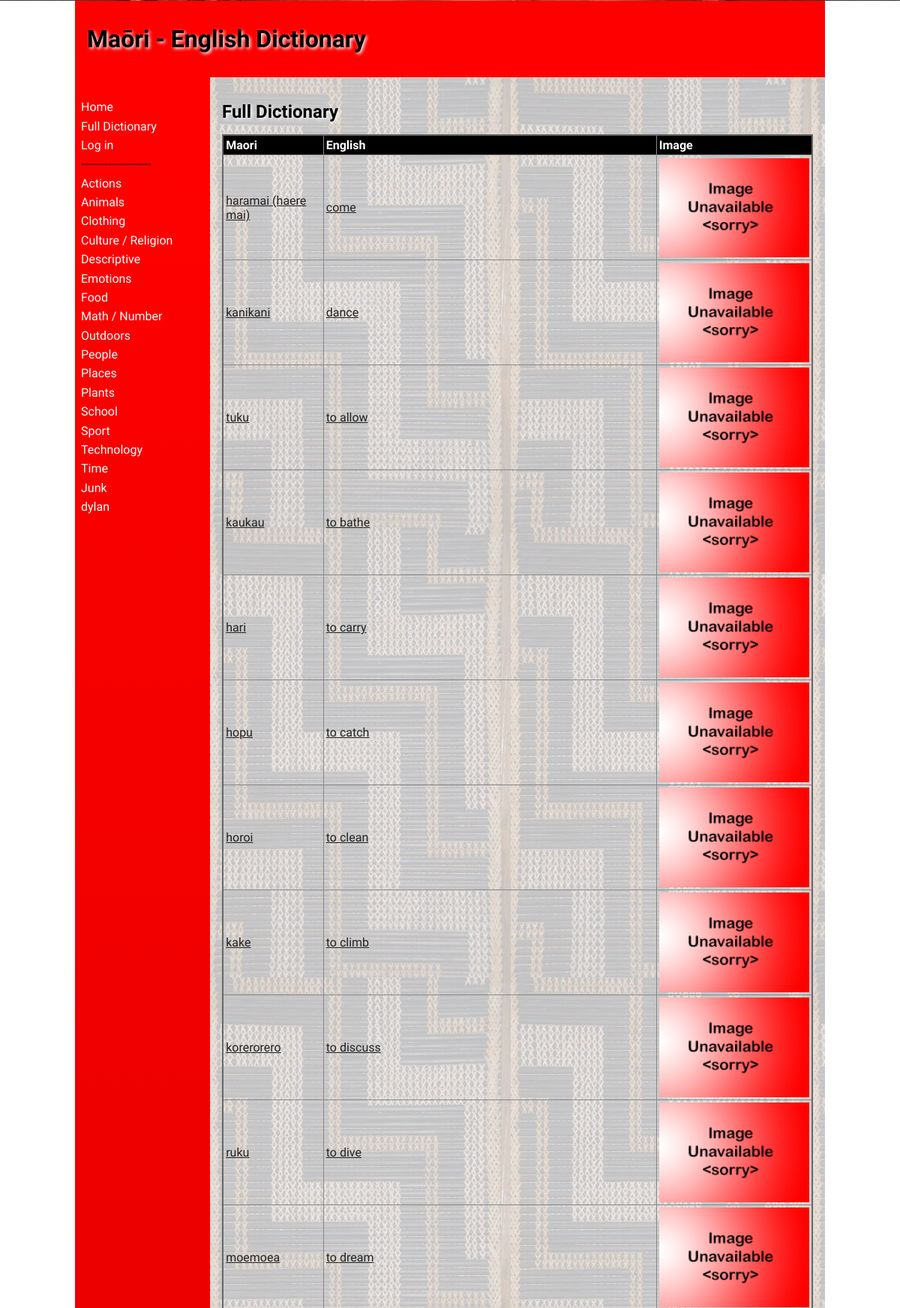
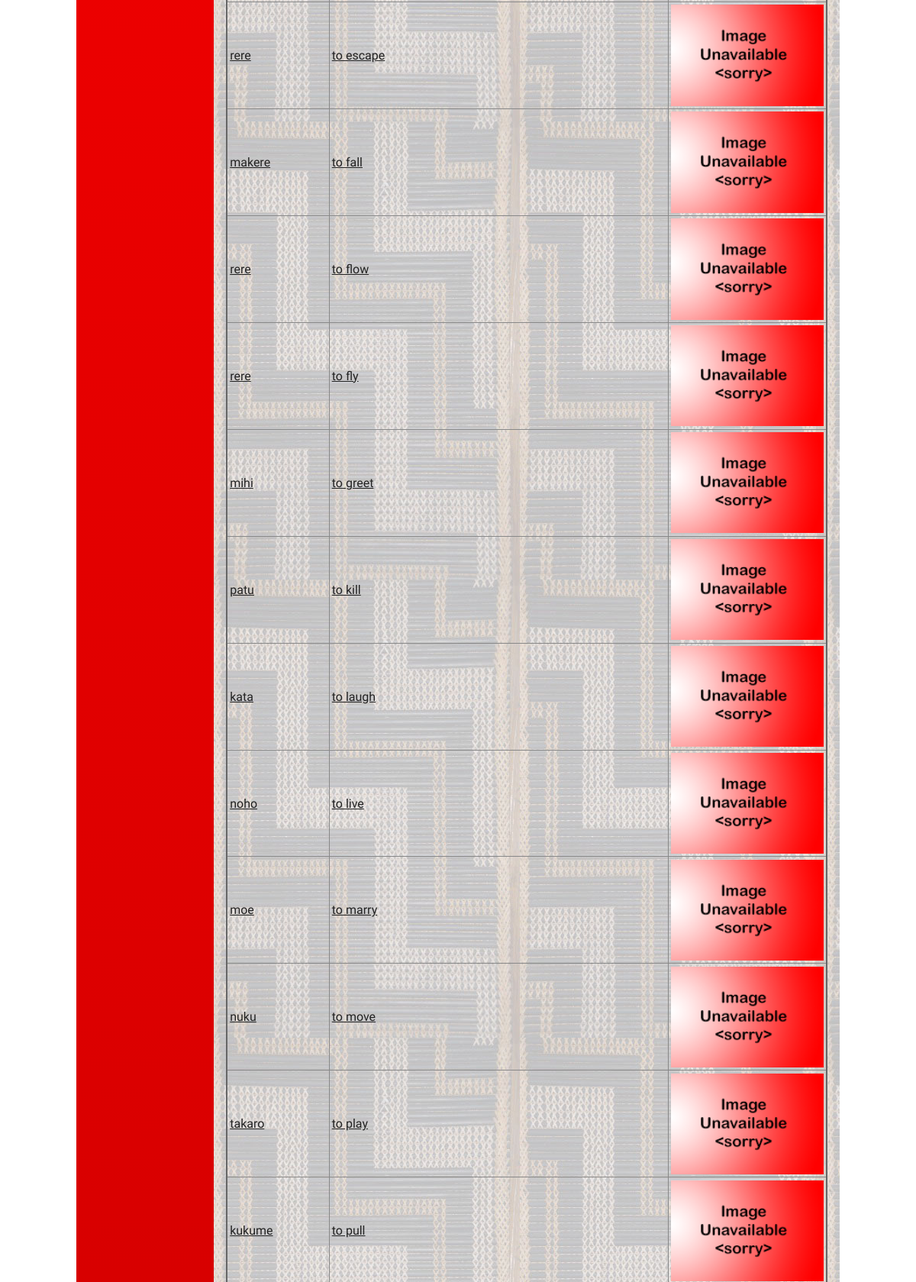
The page /full_dictionary (upper part) on the database its author committed (2 pictures, top to bottom).
### tables this page shows
CREATE TABLE "categories" (
	id integer PRIMARY KEY AUTOINCREMENT,
	category_names varchar
, user_created boolean);

CREATE TABLE "words"
(
	id integer
		primary key autoincrement,
	user_id integer not null
		constraint words_user_details_id_fk
			references user_details,
	category_id integer,
	maori varchar,
	english varchar,
	definition varchar,
	level integer,
	timestamp datetime,
	image varchar
);

### app.py (the view)
@app.route('/full_dictionary')
def render_full_dictionary():
    con = create_connection(DB_NAME)
    cur = con.cursor()
    query = "SELECT * FROM words"
    cur.execute(query)
    fetched_words = cur.fetchall()
    con.close()
    return render_template('full_dictionary.html', logged_in=is_logged_in(), category_list=category_list(),
                           category_words=fetched_words, teacher_perms=is_teacher())

### app.py (called while the page is built)
def create_connection(db_file):
    try:
        connection = sqlite3.connect(db_file)
        connection.execute('pragma foreign_keys=ON')
        return connection
    except Error as e:
        print(e)
    return None

def is_logged_in():
    if session.get("email") is None:
        print("Not logged in")
        return False
    else:
        print("Logged in")
        return True

def is_teacher():
    if not is_logged_in() or (session.get("teacher") is (None or 0)):
        print("Not teacher logged in")
        return False
    else:
        print("Teacher logged in")
        return True

def category_list():
    con = create_connection(DB_NAME)
    cur = con.cursor()
    query = "SELECT * FROM categories"
    cur.execute(query)
    queried_categories = cur.fetchall()
    con.close()
    return queried_categories

### templates/full_dictionary.html (shortened to what this page needs)
{% extends 'base.html' %}
{% block main %}
<table class="table">
    <h2>Full Dictionary</h2>
    <thead>
        <tr>
            <th>Maori</th>
            <th>English</th>
            <th>Image</th>
        </tr>
    </thead>
    <tbody>
    {% for category_word in category_words %}
    <tr>
        <td><a href="/word/{{ category_word [0] }}">{{ category_word[3] }}</a></td>
        <td><a href="/word/{{ category_word [0] }}">{{ category_word[4] }}</a></td>
        <td><img src="/static/images/{{ category_word [8] }}"></td>
    </tr>
    {% endfor %}
    </tbody>
</table>
{% endblock %}

### templates/base.html (shortened to what this page needs)
<!doctype html>
<html lang="en">
<head>
    <link href="{{ url_for('static', filename='css/style.css') }}" rel="stylesheet">
</head>
<body>
<div id="container">
    <header>
        <h1>Maōri - English Dictionary</h1>
    </header>
    <nav>
        <ul>
            <li><a href="\">Home</a></li>
            <li><a href="/full_dictionary">Full Dictionary</a></li>
            {% if logged_in %}
                {% if teacher_perms %}
                    <li><a href="/add_category">Add Category</a></li>
                    <li><a href="/add_word">Add Word</a></li>
                {% endif %}
                <a href="/logout">Log out</a>
            {% else %}
                <li><a href="/login">Log in</a></li>
            {% endif %}
        <li>---------------------</li>
            {% for category in category_list %}
            <li><a href="/category/{{ category[0] }}">{{ category[1] }}</a></li>
            {% endfor %}
        </ul>
    </nav>
    <main>
        {% block main%}{% endblock %}
    </main>
</div>
</body>
</html>

### static/css/style.css (style rules this page uses)
* { font-family: Comfortaa, sans-serif; margin: 0; padding: 0; box-sizing: border-box; }
#container { display: grid; grid-template-columns: 75px auto; grid-template-areas: 'nav header' 'main main' 'footer footer'; }
header { grid-area: header; background-color: #f00; padding: 1rem; }
nav { grid-area: nav; }
main { grid-area: main; padding: 1rem; background-color: #edd; }
h1, h2, h3, h4 { padding: 1rem 0; font-family: 'Suez One', serif; color: #000; text-shadow: 2px 2px 4px #fff; }
a { color: #222; }
img { width: 100%; }
table { width: 100%; border: 2px solid #666; border-collapse: collapse; }
img { display: block; margin-left: auto; margin-right: auto; height: auto; width:200px; }
th, td { border: 1px solid #888; padding: 0.2rem; text-align: left; }
th { background-color: #000; color: #fff; }
@media only screen and (min-width: 768px) { #container { grid-template-columns: 180px auto; grid-template-areas: 'header header' 'nav main' 'footer footer'; } }
@media only screen and (min-width: 768px) { nav { background: linear-gradient(180deg, rgba(255,0,0,1) 0%, rgba(0, 0, 0, 1) 50%, rgba(255,0,0,1) 100%); padding: 0.5rem; } }
@media only screen and (min-width: 768px) { nav ul { list-style: none; } }
@media only screen and (min-width: 768px) { nav li { padding: 0.2rem 0; } }
@media only screen and (min-width: 768px) { nav a { color: #fff; text-decoration: none; } }
@media only screen and (min-width: 768px) { main { background-image: url('poutama.jpg'); } }
@media only screen and (min-width: 1000px) { #container { width: 1000px; margin: auto; } }

### rows shown on the page
categories: category_names "Actions"
categories: category_names "Animals"
categories: category_names "Clothing"
categories: category_names "Culture / Religion"
categories: category_names "Descriptive"
categories: category_names "Emotions"
categories: category_names "Food"
categories: category_names "Math / Number"
categories: category_names "Outdoors"
categories: category_names "People"
categories: category_names "Places"
categories: category_names "Plants"
categories: category_names "School"
categories: category_names "Sport"
categories: category_names "Technology"
categories: category_names "Time"
categories: category_names "Junk"
categories: category_names "dylan"
words: maori "haramai (haere mai)", english "come", image (placeholder picture)
words: maori "kanikani", english "dance", image (placeholder picture)
words: maori "tuku", english "to allow", image (placeholder picture)
words: maori "kaukau", english "to bathe", image (placeholder picture)
words: maori "hari", english "to carry", image (placeholder picture)
words: maori "hopu", english "to catch", image (placeholder picture)
words: maori "horoi", english "to clean", image (placeholder picture)
words: maori "kake", english "to climb", image (placeholder picture)
words: maori "korerorero", english "to discuss", image (placeholder picture)
words: maori "ruku", english "to dive", image (placeholder picture)
words: maori "moemoea", english "to dream", image (placeholder picture)
words: maori "rere", english "to escape", image (placeholder picture)
words: maori "makere", english "to fall", image (placeholder picture)
words: maori "rere", english "to flow", image (placeholder picture)
words: maori "rere", english "to fly", image (placeholder picture)
words: maori "mihi", english "to greet", image (placeholder picture)
words: maori "patu", english "to kill", image (placeholder picture)
words: maori "kata", english "to laugh", image (placeholder picture)
words: maori "noho", english "to live", image (placeholder picture)
words: maori "moe", english "to marry", image (placeholder picture)
words: maori "nuku", english "to move", image (placeholder picture)
words: maori "takaro", english "to play", image (placeholder picture)
words: maori "kukume", english "to pull", image (placeholder picture)
